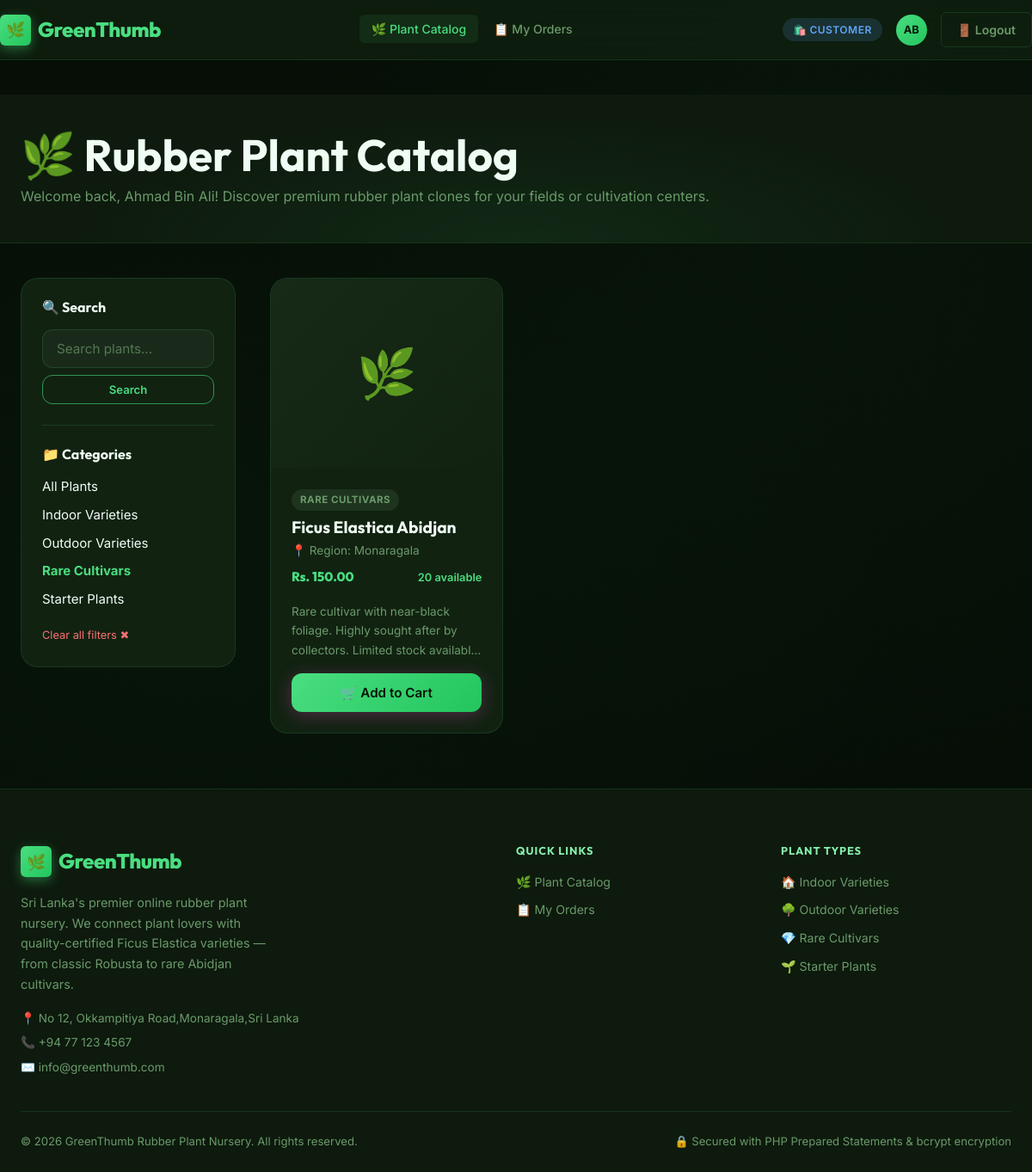
The app's page /customer/catalog.php?cat=3 (signed in) with its own data.
### tables this page shows
CREATE TABLE plant_categories (
    category_id   INT UNSIGNED    NOT NULL AUTO_INCREMENT,

     
    category_name VARCHAR(100)    NOT NULL,

     
    description   TEXT            NULL,

    created_at    TIMESTAMP       NOT NULL DEFAULT CURRENT_TIMESTAMP,

    PRIMARY KEY (category_id),
    UNIQUE KEY uq_category_name (category_name)
);

CREATE TABLE plants (
    plant_id        INT UNSIGNED        NOT NULL AUTO_INCREMENT,

     
    category_id     INT UNSIGNED        NULL,

     
    plant_name      VARCHAR(150)        NOT NULL,

     
    scientific_name VARCHAR(150)        NULL,

     
    description     TEXT                NULL,

     
     
    price_per_unit  DECIMAL(10, 2)      NOT NULL DEFAULT 0.00,

     
    stock_quantity  INT UNSIGNED        NOT NULL DEFAULT 0,

     
    min_order_qty   INT UNSIGNED        NOT NULL DEFAULT 1,

     
    image_filename  VARCHAR(255)        NULL,

     
    is_available    TINYINT(1)          NOT NULL DEFAULT 1,

     
    created_by      INT UNSIGNED        NULL,    
    created_at      TIMESTAMP           NOT NULL DEFAULT CURRENT_TIMESTAMP,
    updated_at      TIMESTAMP           NOT NULL DEFAULT CURRENT_TIMESTAMP
                                                 ON UPDATE CURRENT_TIMESTAMP,

     
     
     
    PRIMARY KEY (plant_id),

     
    CONSTRAINT chk_price_positive   CHECK (price_per_unit >= 0),
    CONSTRAINT chk_stock_positive   CHECK (stock_quantity >= 0),
    CONSTRAINT chk_min_order        CHECK (min_order_qty  >= 1),

     
    INDEX idx_plants_category   (category_id),    
    INDEX idx_plants_available  (is_available),   
    INDEX idx_plants_created_by (created_by),     

     
     
     
    CONSTRAINT fk_plants_category
        FOREIGN KEY (category_id)
        REFERENCES plant_categories (category_id)
        ON UPDATE CASCADE     
        ON DELETE SET NULL,   

    CONSTRAINT fk_plants_created_by
        FOREIGN KEY (created_by)
        REFERENCES users (user_id)
        ON UPDATE CASCADE
        ON DELETE SET NULL    
);

### config/db.php (called while the page is built, shortened)
<?php
try {
    $conn = new mysqli(DB_HOST, DB_USER, DB_PASS, DB_NAME, DB_PORT);
    $conn->set_charset(DB_CHARSET);
} catch (mysqli_sql_exception $e) {
    error_log('[GreenThumb DB Error] Connection failed: ' . $e->getMessage());
    die('
        <div style="
            font-family: Arial, sans-serif;
            max-width: 600px;
            margin: 80px auto;
            padding: 30px;
            border: 1px solid #e74c3c;
            border-radius: 8px;
            background: #fdf0ef;
            color: #c0392b;
            text-align: center;">
            <h2>&#9888; Database Connection Error</h2>
            <p>We are unable to connect to the database right now.</p>
            <p>Please ensure XAMPP MySQL is running and try again.</p>
            <small style="color:#999;">
                Error reference logged. Contact your administrator if this persists.
            </small>
        </div>
    ');
}
function db_query(string $sql, string $types = '', array $params = []): array|int
{
    global $conn;
    $stmt = $conn->prepare($sql);
    if ($types !== '' && count($params) > 0) {
        $stmt->bind_param($types, ...$params);
    }
    $stmt->execute();
    $result = $stmt->get_result();
    if ($result instanceof mysqli_result) {
        $rows = $result->fetch_all(MYSQLI_ASSOC);
        return $rows;
    } else {
        $affected = $stmt->affected_rows;
        $stmt->close();
        return $affected;
    }
}
?>

### customer/catalog.php (the view, shortened to what this page needs)
<?php
require_once __DIR__ . '/../config/db.php';
$customer_name = htmlspecialchars($_SESSION['full_name']);
$category_id = isset($_GET['cat']) ? (int) $_GET['cat'] : 0;
$search_query = isset($_GET['q']) ? trim($_GET['q']) : '';
$sql = "SELECT p.*, c.category_name
        FROM plants p
        LEFT JOIN plant_categories c ON p.category_id = c.category_id
        WHERE p.is_available = 1";
$types = "";
$params = [];
if ($category_id > 0) {
    $sql .= " AND p.category_id = ?";
    $types .= "i";
    $params[] = $category_id;
}
$sql .= " ORDER BY p.created_at DESC";
$plants = db_query($sql, $types, $params);
$categories = db_query("SELECT * FROM plant_categories ORDER BY category_name ASC");
require_once __DIR__ . '/../components/header.php';
?>
<div class="page-hero">
    <div class="container">
        <h1>🌿 Rubber Plant Catalog</h1>
        <p>Welcome back, <?= $customer_name ?>! Discover premium rubber plant clones for your fields or cultivation centers.</p>
    </div>
</div>
<div class="container fade-in">
    <div style="display:grid;grid-template-columns:250px 1fr;gap:var(--space-xl);align-items:start;">
        <aside class="card" style="position: sticky; top: calc(var(--navbar-h) + 20px);">
            <div class="card-body">
                <h3 style="font-size:1rem;margin-bottom:var(--space-md);">🔍 Search</h3>
                <form action="catalog.php" method="GET" style="margin-bottom:var(--space-lg);">
                    <div class="form-group" style="margin-bottom:var(--space-sm);">
                        <input type="text" name="q" class="form-control" placeholder="Search plants..." value="<?= htmlspecialchars($search_query) ?>">
                    </div>
                    <button type="submit" class="btn btn-secondary btn-sm btn-full">Search</button>
                </form>
                <div class="divider"></div>
                <h3 style="font-size:1rem;margin-bottom:var(--space-md);">📁 Categories</h3>
                <ul style="display:flex;flex-direction:column;gap:8px;">
                    <li>
                        <a href="catalog.php<?= $search_query ? '?q='.urlencode($search_query) : '' ?>"
                           style="color: <?= $category_id === 0 ? 'var(--clr-primary)' : 'var(--clr-text-primary)' ?>; font-weight: <?= $category_id === 0 ? '700' : '400' ?>;">
                            All Plants
                        </a>
                    </li>
                    <?php foreach ($categories as $cat): ?>
                    <li>
                        <a href="catalog.php?cat=<?= $cat['category_id'] ?><?= $search_query ? '&q='.urlencode($search_query) : '' ?>"
                           style="color: <?= $category_id === $cat['category_id'] ? 'var(--clr-primary)' : 'var(--clr-text-primary)' ?>; font-weight: <?= $category_id === $cat['category_id'] ? '700' : '400' ?>;">
                            <?= htmlspecialchars($cat['category_name']) ?>
                        </a>
                    </li>
                    <?php endforeach; ?>
                </ul>
                <?php if ($category_id > 0 || $search_query !== ''): ?>
                    <div style="margin-top:var(--space-md);">
                        <a href="catalog.php" style="font-size:0.8rem;color:var(--clr-danger);">Clear all filters ✖</a>
                    </div>
                <?php endif; ?>
            </div>
        </aside>
        <section>
            <?php if (empty($plants)): ?>
                <div class="card" style="text-align:center;padding:var(--space-2xl);">
                    <div style="font-size:4rem;margin-bottom:var(--space-md);">🌵</div>
                    <h2>No plants found</h2>
                    <p>We couldn't find any rubber plants matching your criteria.</p>
                    <a href="catalog.php" class="btn btn-secondary" style="margin-top:var(--space-md);">View All Plants</a>
                </div>
            <?php else: ?>
                <div class="grid-3">
                    <?php foreach ($plants as $plant): ?>
                    <article class="card">
                        <?php
                        $gallery_images = db_query("SELECT image_path FROM plant_images WHERE plant_id = ? ORDER BY id ASC", "i", [$plant['plant_id']]);
                        $has_primary = !empty($plant['image_filename']);
                        if ($has_primary || !empty($gallery_images)):
                            $all_images = [];
                            if ($has_primary) {
                                $all_images[] = 'plants/' . $plant['image_filename'];
                            }
                            foreach ($gallery_images as $g) {
                                $all_images[] = $g['image_path'];
                            }
                            $carousel_id = 'carousel-' . $plant['plant_id'];
                        ?>
                            <div class="carousel-container" id="<?= $carousel_id ?>">
                                <div class="carousel-track">
                                    <?php foreach ($all_images as $idx => $img): ?>
                                        <div class="carousel-slide">
                                            <img src="/Rudder_plant/uploads/<?= htmlspecialchars($img) ?>" alt="<?= htmlspecialchars($plant['plant_name']) ?> - View <?= $idx+1 ?>" class="card-img">
                                        </div>
                                    <?php endforeach; ?>
                                </div>
                                <?php if (count($all_images) > 1): ?>
                                    <button type="button" class="carousel-btn prev" onclick="moveCarousel('<?= $carousel_id ?>', -1)">❮</button>
                                    <button type="button" class="carousel-btn next" onclick="moveCarousel('<?= $carousel_id ?>', 1)">❯</button>
                                    <div class="carousel-indicators">
                                        <?php foreach ($all_images as $idx => $img): ?>
                                            <span class="indicator <?= $idx === 0 ? 'active' : '' ?>"></span>
                                        <?php endforeach; ?>
                                    </div>
                                <?php endif; ?>
                            </div>
                        <?php else: ?>
                            <div class="card-img-placeholder">🌿</div>
                        <?php endif; ?>
                        <div class="card-body" style="display:flex;flex-direction:column;height:calc(100% - 220px);">
                            <div style="margin-bottom:8px;">
                                <span class="badge badge-muted"><?= htmlspecialchars($plant['category_name'] ?? 'Uncategorized') ?></span>
                            </div>
                            <h2 style="font-size:1.2rem;margin-bottom:4px;"><?= htmlspecialchars($plant['plant_name']) ?></h2>
                            <div style="font-size:0.85rem; color:var(--clr-text-muted); margin-bottom:8px;">
                                📍 Region: <?= htmlspecialchars($plant['location'] ?? 'Monaragala') ?>
                            </div>
                            <div class="flex items-center justify-between" style="margin-bottom:16px;">
                                <div class="price-tag">Rs. <?= number_format((float)($plant['price_per_unit'] ?? $plant['price'] ?? 0), 2) ?></div>
                                <div class="stock-indicator <?= $plant['stock_quantity'] > 10 ? 'stock-in' : ($plant['stock_quantity'] > 0 ? 'stock-low' : 'stock-out') ?>">
                                    <?= $plant['stock_quantity'] > 0 ? (int)$plant['stock_quantity'] . ' available' : 'Out of Stock' ?>
                                </div>
                            </div>
                            <p style="font-size:0.85rem;margin-bottom:var(--space-md);flex-grow:1;display:-webkit-box;-webkit-line-clamp:3;-webkit-box-orient:vertical;overflow:hidden;">
                                <?= htmlspecialchars($plant['description'] ?? 'No description available for this rubber plant clone.') ?>
                            </p>
                            <form action="/Rudder_plant/customer/cart.php" method="POST" style="margin-top:auto;">
                                <?php if ($plant['stock_quantity'] > 0): ?>
                                    <button type="submit" class="btn btn-primary btn-full">
                                        🛒 Add to Cart
                                    </button>
                                <?php else: ?>
                                    <button type="button" class="btn btn-secondary btn-full" disabled style="opacity:0.6;cursor:not-allowed;">
                                        Out of Stock
                                    </button>
                                <?php endif; ?>
                            </form>
                        </div>
                    </article>
                    <?php endforeach; ?>
                </div>
            <?php endif; ?>
        </section>
    </div>
</div>
<?php require_once __DIR__ . '/../components/footer.php'; ?>

### records on screen
plant_categories: category_name "Indoor Varieties"
plant_categories: category_name "Outdoor Varieties"
plant_categories: category_name "Rare Cultivars"
plant_categories: category_name "Starter Plants"
plants: category.category_name "RARE CULTIVARS", plant_name "Ficus Elastica Abidjan", location "Monaragala", price_per_unit "150.00", stock_quantity "20", description "Rare cultivar with near-black foliage. Highly sought after by collectors. Limited stock…", shows "🛒 Add to Cart"

### other values on screen
$user_role "CUSTOMER"
$user_initials "AB"
$customer_name "Ahmad Bin Ali"
